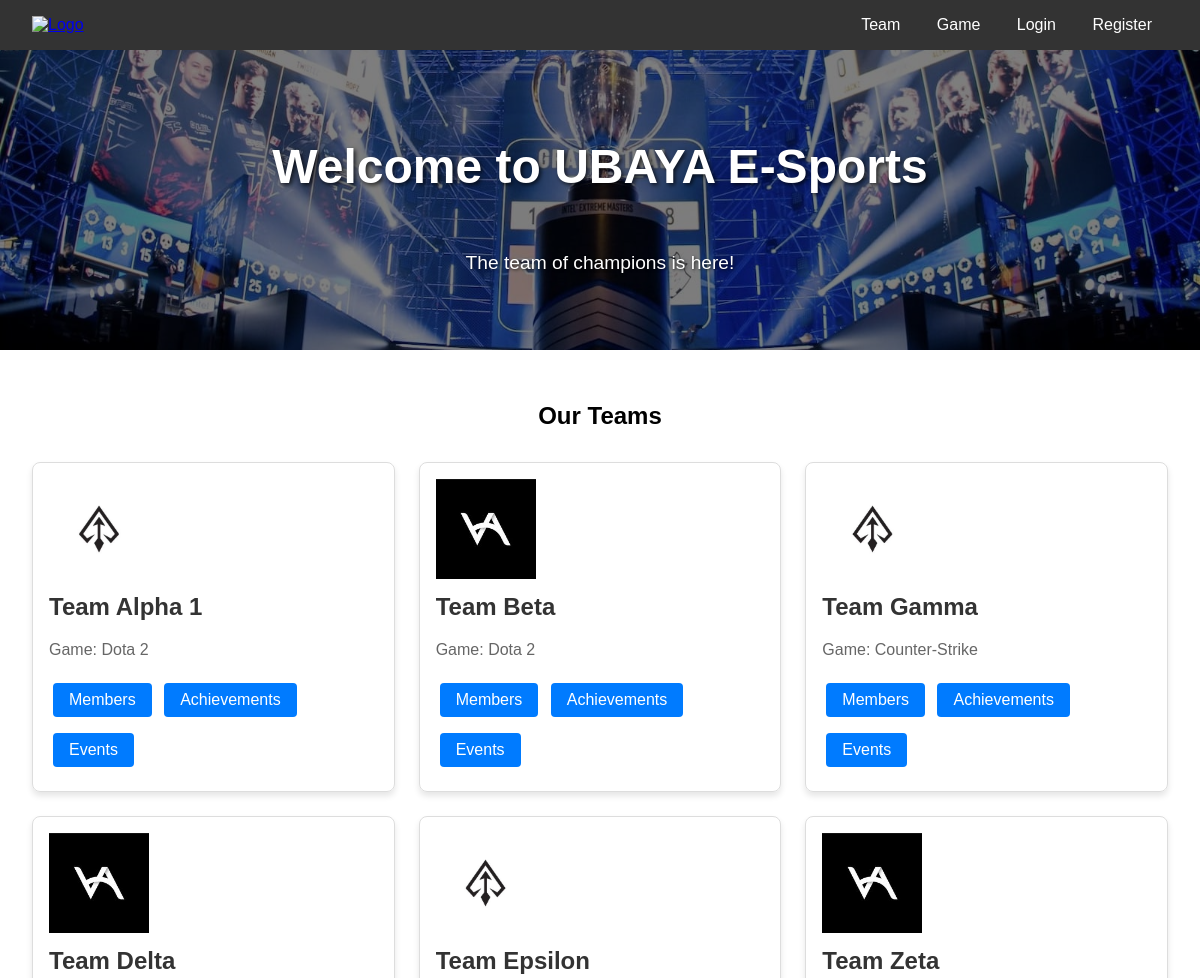
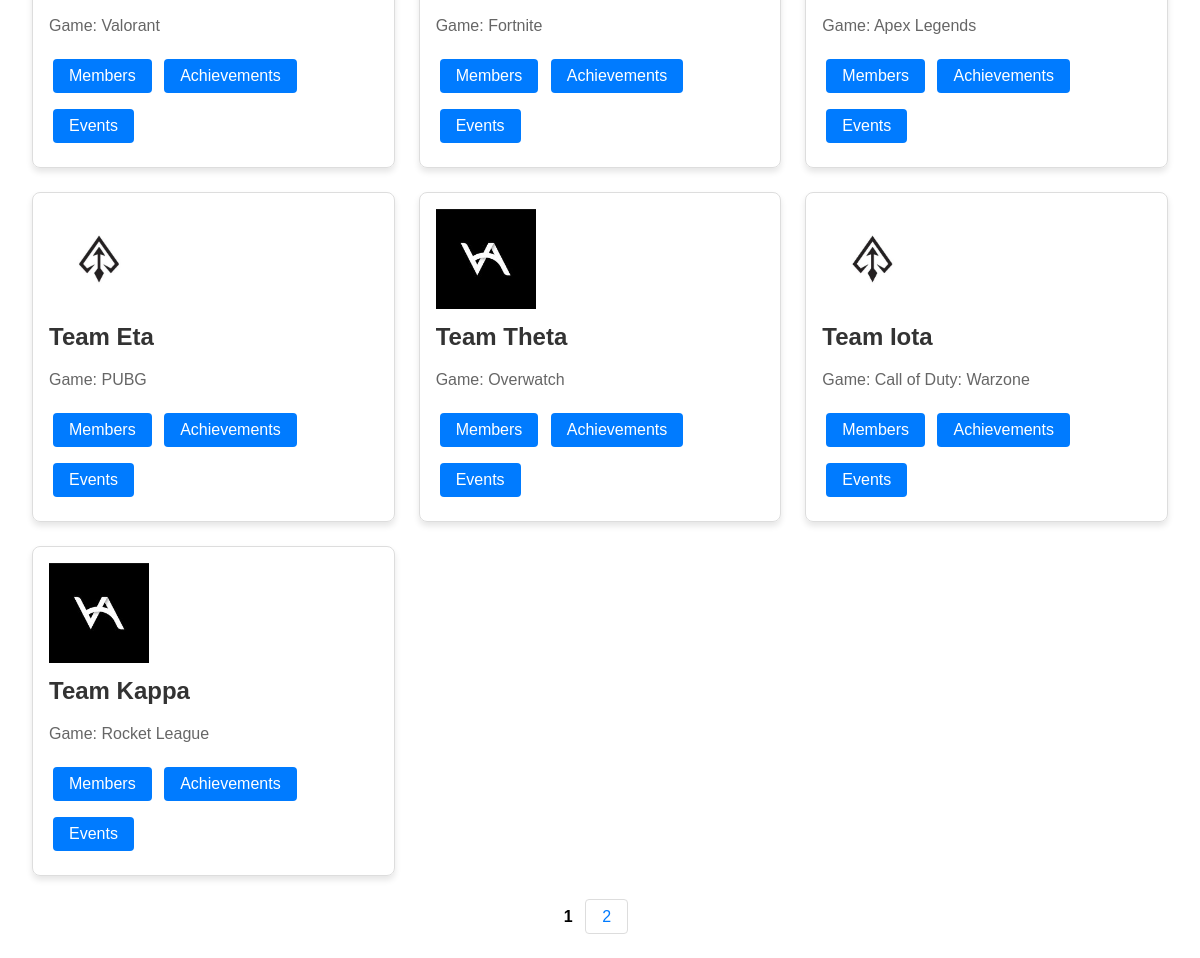
The page / on the database its author committed (2 pictures, top to bottom).
### tables this page shows
CREATE TABLE `team` (
  `idteam` int(11) NOT NULL,
  `idgame` int(11) NOT NULL,
  `name` varchar(45) DEFAULT NULL
);

CREATE TABLE `game` (
  `idgame` int(11) NOT NULL,
  `name` varchar(45) DEFAULT NULL,
  `description` varchar(200) DEFAULT NULL
);

### class/parent.php (called while the page is built, shortened)
<?php
class parentClass
{
    public function __construct()
    {
        $this->mysqli = new mysqli(SERVER_NAME, USER_NAME, PASSWORD, DB_NAME);
    }
}

### class/team.php (called while the page is built, shortened)
<?php
require_once("parent.php");
class Team extends ParentClass
{
    public function countTeams($filter = '')
    {
        $sql = "SELECT COUNT(*) AS total FROM team";
        $result = $this->mysqli->query($sql);
        $row = $result->fetch_assoc();
        return $row['total'];
    }
    public function getTeams($offset = 0, $limit = 0, $filter = '')
    {
        $sql = "SELECT team.idteam, team.name AS team_name, game.name AS game_name
                FROM team
                JOIN game ON team.idgame = game.idgame
                WHERE team.name LIKE ?";
        if ($limit > 0) {
            $sql .= " LIMIT ?, ?";
        }
        $stmt = $this->mysqli->prepare($sql);
        $filter = "%" . $filter . "%";
        if ($limit > 0) {
            $stmt->bind_param('sii', $filter, $offset, $limit);
        } else {
            $stmt->bind_param('s', $filter);
        }
        $stmt->execute();
        return $stmt->get_result();
    }
}

### index.php (the view, shortened to what this page needs)
<?php
require_once("class/team.php");
require_once("views/paging.php");
$team = new Team();
$no_hal = isset($_GET['page']) ? (int)$_GET['page'] : 1;
$limit = 10;
$offset = ($no_hal - 1) * $limit;
$jumlahData = $team->countTeams();
$teams = $team->getTeams($offset, $limit);
$pagination = generate_page($jumlahData, $limit, '', $no_hal);
?>
<!DOCTYPE html>
<html lang="en">
<head>
    <link rel="stylesheet" href="public/css/style-public.css">
</head>
<body>
    <div class="container">
        <header class="header">
            <div class="logo">
                <a href="index.php">
                    <img src="public/images/logoubaya.png" alt="Logo">
                </a>
            </div>
            <nav class="nav">
                <a href="index.php">Team</a>
                <a href="views/public/public-game-view.php">Game</a>
                <a href="views/authentication/login.php">Login</a>
                <a href="views/authentication/register.php">Register</a>
            </nav>
        </header>
        <div class="banner" style="background: url('public/images/banner.jpg') no-repeat center center/cover;">
            <h1>Welcome to UBAYA E-Sports</h1> <br>
            <p>The team of champions is here!</p>
        </div>
        <main class="main">
            <h2>Our Teams</h2>
            <div class="card-container">
                <?php if ($teams->num_rows > 0): ?>
                    <?php while ($row = $teams->fetch_assoc()): ?>
                        <div class="card">
                            <?php
                            $imagePath = "public/images/teams/" . $row['idteam'] . ".jpg";
                            if (file_exists(__DIR__ . '/' . $imagePath)): ?>
                                <img src="<?php echo $imagePath; ?>" alt="Team Logo" width="100" height="100" style="object-fit: cover; margin-bottom: 10px;">
                            <?php else: ?>
                                No logo
                            <?php endif; ?>
                            <h2><?php echo htmlspecialchars($row['team_name']); ?></h2>
                            <p>Game: <?php echo htmlspecialchars($row['game_name']); ?></p>
                            <div class="card-actions">
                                <a href="views/public/public-team-member.php?id=<?php echo $row['idteam']; ?>">Members</a>
                                <a href="views/public/public-team-achievement.php?idteam=<?php echo $row['idteam']; ?>">Achievements</a>
                                <a href="views/public/public-team-event.php?idteam=<?php echo $row['idteam']; ?>">Events</a>
                            </div>
                        </div>
                    <?php endwhile; ?>
                <?php else: ?>
                    <p>No teams available</p>
                <?php endif; ?>
            </div>
            <div class="pagination">
                <?php echo $pagination; ?>
            </div>
        </main>
    </div>
</body>
</html>

### views/paging.php (shortened to what this page needs)
<?php
function generate_page($jml_data, $limit, $filter, $no_hal) {
    $hasil = "";
    $max_hal = ceil($jml_data / $limit);
    for ($hal = 1; $hal <= $max_hal; $hal++) {
        if ($no_hal == $hal) {
            $hasil .= "<b>$hal</b> ";
        } else {
            $hasil .= "<a href='?page=$hal&cari=" . $filter . "'>$hal</a> ";
        }
    }
    return $hasil;
}
?>

### public/css/style-public.css (style rules this page uses)
body { font-family: Arial, sans-serif; margin: 0; padding: 0; box-sizing: border-box; }
.container { display: flex; flex-direction: column; min-height: 100vh; }
.header { display: flex; justify-content: space-between; align-items: center; padding: 1rem 2rem; background-color: #333; color: white; }
.header .logo img { height: 50px; }
.header .nav a { color: white; text-decoration: none; margin: 0 1rem; }
.banner { position: relative; width: 100%; height: 300px; background: url('public/images/banner.jpg') no-repeat center center/cover; display: flex; flex-direction: column; align-items: center; justify-content: center; color: white; text-align: center; }
.banner::before { content: ""; position: absolute; top: 0; left: 0; width: 100%; height: 100%; background: rgba(0, 0, 0, 0.5); z-index: 1; }
.banner h1, .banner p { position: relative; z-index: 2; }
.banner h1 { font-size: 3rem; text-shadow: 2px 2px 4px rgba(0, 0, 0, 0.7); }
.banner p { margin-top: 0.5rem; font-size: 1.2rem; text-shadow: 1px 1px 3px rgba(0, 0, 0, 0.7); }
.main { flex: 1; padding: 2rem; text-align: center; }
.card-container { display: grid; grid-template-columns: repeat(auto-fill, minmax(300px, 1fr)); gap: 1.5rem; margin-top: 2rem; }
.card { border: 1px solid #ddd; border-radius: 8px; overflow: hidden; box-shadow: 0 4px 6px rgba(0, 0, 0, 0.1); padding: 1rem; text-align: left; }
.card h2 { margin-top: 0; color: #333; }
.card p { color: #666; }
.card-actions a { display: inline-block; margin: 0.5rem 0.25rem; padding: 0.5rem 1rem; background-color: #007BFF; color: white; text-decoration: none; border-radius: 4px; }
.pagination { margin-top: 2rem; }
.pagination a { margin: 0 0.5rem; padding: 0.5rem 1rem; border: 1px solid #ddd; text-decoration: none; color: #007BFF; border-radius: 4px; }

### rows shown on the page
team: name "Team Alpha 1", idgame.name "Dota 2"
team: name "Team Beta", idgame.name "Dota 2"
team: name "Team Gamma", idgame.name "Counter-Strike"
team: name "Team Delta", idgame.name "Valorant"
team: name "Team Epsilon", idgame.name "Fortnite"
team: name "Team Zeta", idgame.name "Apex Legends"
team: name "Team Eta", idgame.name "PUBG"
team: name "Team Theta", idgame.name "Overwatch"
team: name "Team Iota", idgame.name "Call of Duty: Warzone"
team: name "Team Kappa", idgame.name "Rocket League"
